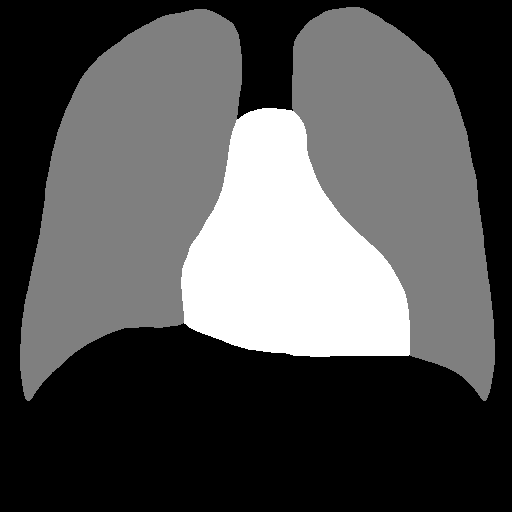
#> input picture data/11KB.png, 512 x 512 px, found by its file name
$ jupyter execute --allow-errors caridiomegaly_demo.ipynb
#> lines starting #> are read from the running program, lines starting #| are printed output that depends on the picture; after the words box and inside, x2 and y2 are one past the last pixel; in counts of white or black regions, pixels touching at a corner belong together
### src/show.py
import matplotlib.pyplot as plt
import numpy as np

def show_together(img1, label1, img2, label2, map='gray'):
    """
    Show two images together with their labels.
    """

    fig, ax = plt.subplots(1, 2, figsize=(10, 5))

    # Display first image
    ax[0].imshow(img1, cmap=map)
    ax[0].set_title(label1)
    ax[0].axis('off')

    # Display second image
    ax[1].imshow(img2, cmap=map)
    ax[1].set_title(label2)
    ax[1].axis('off')

    plt.show()

### src/standard.py
import cv2
import skimage.measure as measure
import numpy as np


## Two longest lines across heart and lungs
def lines_ratio(image):
    l_heart = measure.label(image == 255)
    heart = measure.regionprops(l_heart)

    l_lungs = measure.label(image != 0)
    lungs = measure.regionprops(l_lungs)

    img_with_lines = image.copy()
    img_with_lines = cv2.cvtColor(img_with_lines, cv2.COLOR_GRAY2BGR)

    # find heart line
    if heart:
        length = 0
        longest_heart_coords = None
        for region in heart:
            coords = region.coords
            for row in np.unique(coords[:, 0]):  # Iterate through unique rows
                row_coords = coords[coords[:, 0] == row]  # Get all points in the row
                if len(row_coords) > length:
                    length = len(row_coords)
                    longest_heart_coords = row_coords
    else:
        print("No heart regions found in the image.")

    # find lungs line
    if lungs:
        length = 0
        longest_lungs_coords = None
        for region in lungs:
            coords = region.coords
            for row in np.unique(coords[:, 0]):  # Iterate through unique rows
                row_coords = coords[coords[:, 0] == row]  # Get all points in the row
                if len(row_coords) > length:
                    length = len(row_coords)
                    longest_lungs_coords = row_coords
    else:
        print("No lung regions found in the image.")


    # Draw lines on the image
    for coord in longest_heart_coords:
        img_with_lines[coord[0], coord[1]] = (0,0,255)

    for coord in longest_lungs_coords:
        img_with_lines[coord[0], coord[1]] = (255,0,0)

    return{
        "img": img_with_lines,
        "lungs_line_length": len(longest_lungs_coords),
        "heart_line_length": len(longest_heart_coords),
        "ratio" : round(len(longest_heart_coords) / len(longest_lungs_coords),2)
    }

### src/features.py
from src import centers, heat_map


def distance_map_center(img):
    center = centers.cross_center(img)
    distance_map = heat_map.create_map(img, center)

    return distance_map

# [5 lines left out: function distance_map_line, not called in this run]

### caridiomegaly_demo.ipynb
# Kardiomiopatia Przerostowa

[cell 1]
import cv2
import skimage.io as io
import matplotlib.pyplot as plt
import src.show as show

[cell 2]
positive = io.imread("data\\11KB.png")
#> positive is the input picture: shape (512, 512); min 0, max 255, mean 82.9
negative = io.imread("data\\17MB.png")
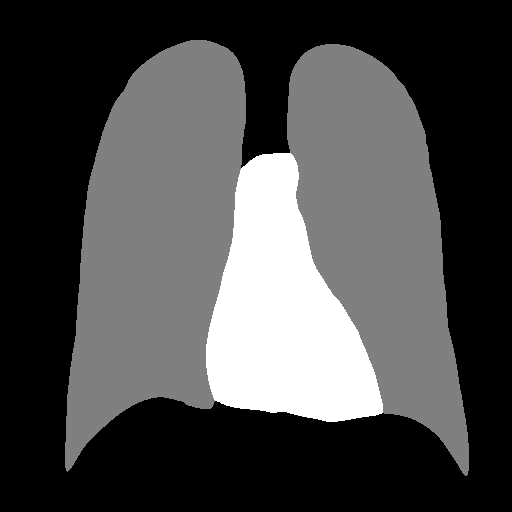
#> input picture data/17MB.png, 512 x 512 px, found by its file name
#> negative is the input picture: shape (512, 512); min 0, max 255, mean 73.8

show.show_together(positive, "Positive Image", negative, "Negative Image")

# Jak wygląda diagnostyka teraz
Standardem diagnostyki kardiomiopatii przerostowej na podstawie CT klatki piersiowej jest pomiar najdłuższej linii serca i płuc. Następnie dzieli się je przez siebie — jeżeli otrzymany wynik jest większy niż 0,5, uznaje się, że pacjent cierpi na kardiomiopatię przerostową (przypadek pozytywny).

[cell 3]
import src.standard as std

[cell 4]
positive_result = std.lines_ratio(positive)
#> in lines_ratio, `l_heart = measure.label(image == 255)`:
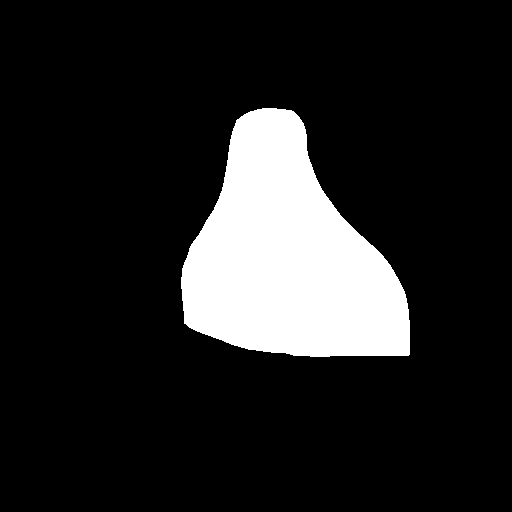
#> l_heart: shape (512, 512) int32; values 0 (black) and 1 (white), 14% white; 1 white region
#> in lines_ratio, `heart = measure.regionprops(l_heart)`: heart = 1 regions; box (x1, y1, x2, y2) and area: (181, 108, 410, 357) 36716
#> in lines_ratio, `l_lungs = measure.label(image != 0)`:
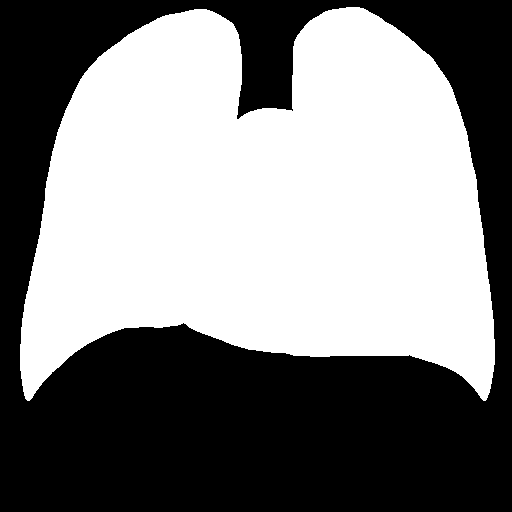
#> l_lungs: shape (512, 512) int32; values 0 (black) and 1 (white), 51.1% white; 1 black region
#> in lines_ratio, `lungs = measure.regionprops(l_lungs)`: lungs = 1 regions; box (x1, y1, x2, y2) and area: (20, 7, 495, 401) 134041
#> the loop in lines_ratio, `for region in heart:` made 1 pass
#> after the loop in lines_ratio, `for region in heart:`: length = 226; longest_heart_coords = 226 pairs, first value 309 to 309, second value 183 to 408
#> the loop in lines_ratio, `for region in lungs:` made 1 pass
#> after the loop in lines_ratio, `for region in lungs:`: length = 472; longest_lungs_coords = 472 pairs, first value 319 to 319, second value 22 to 493
#> the loop in lines_ratio, `for coord in longest_heart_coords:` made 226 passes
#> coord on passes 1 to 3: [309, 183], [309, 184], [309, 185]
#> after the loop in lines_ratio, `for coord in longest_heart_coords:`:
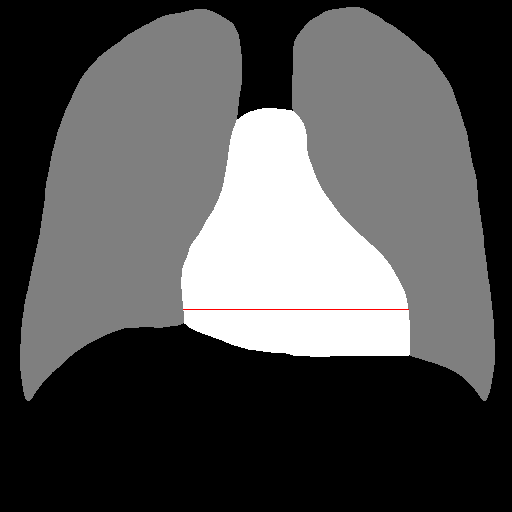
#> img_with_lines: shape (512, 512, 3); 0.09% of pixels changed, all inside (x1, y1, x2, y2) = (183, 309, 409, 310)
#> the loop in lines_ratio, `for coord in longest_lungs_coords:` made 472 passes
#> coord on passes 1 to 3: [319, 22], [319, 23], [319, 24]
#> after the loop in lines_ratio, `for coord in longest_lungs_coords:`:
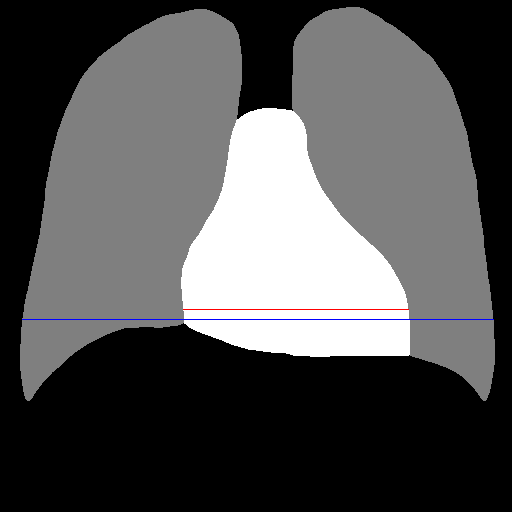
#> img_with_lines: shape (512, 512, 3); 0.18% of pixels changed, all inside (x1, y1, x2, y2) = (22, 319, 494, 320)
#> positive_result = 4 items
negative_result = std.lines_ratio(negative)
#> in lines_ratio (call 2), `l_heart = measure.label(image == 255)`:
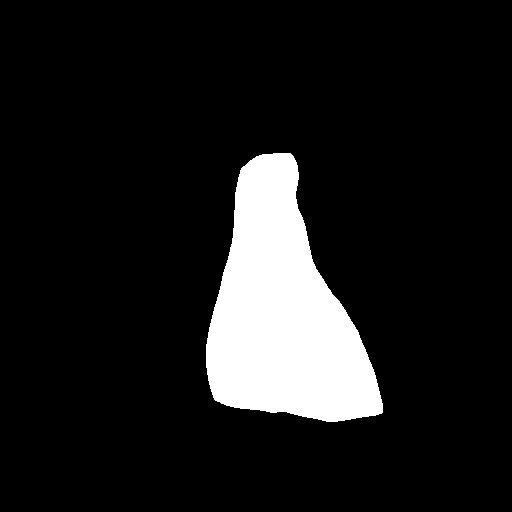
#> l_heart: shape (512, 512) int32; values 0 (black) and 1 (white), 11% white; 1 white region
#> in lines_ratio (call 2), `heart = measure.regionprops(l_heart)`: heart = 1 regions; box (x1, y1, x2, y2) and area: (206, 153, 383, 422) 28890
#> in lines_ratio (call 2), `l_lungs = measure.label(image != 0)`:
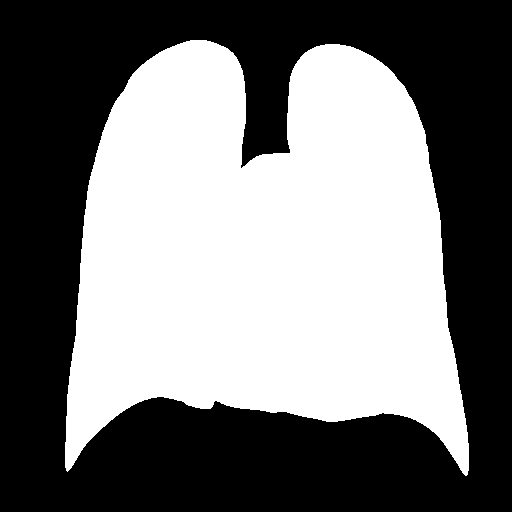
#> l_lungs: shape (512, 512) int32; values 0 (black) and 1 (white), 47% white; 1 white region
#> in lines_ratio (call 2), `lungs = measure.regionprops(l_lungs)`: lungs = 1 regions; box (x1, y1, x2, y2) and area: (65, 40, 469, 476) 123122
#> the loop in lines_ratio (call 2), `for region in heart:` made 1 pass
#> after the loop in lines_ratio (call 2), `for region in heart:`: length = 169; longest_heart_coords = 169 pairs, first value 379 to 379, second value 208 to 376
#> the loop in lines_ratio (call 2), `for region in lungs:` made 1 pass
#> after the loop in lines_ratio (call 2), `for region in lungs:`: length = 395; longest_lungs_coords = 395 pairs, first value 394 to 394, second value 67 to 461
#> the loop in lines_ratio (call 2), `for coord in longest_heart_coords:` made 169 passes
#> coord on passes 1 to 3: [379, 208], [379, 209], [379, 210]
#> after the loop in lines_ratio (call 2), `for coord in longest_heart_coords:`:
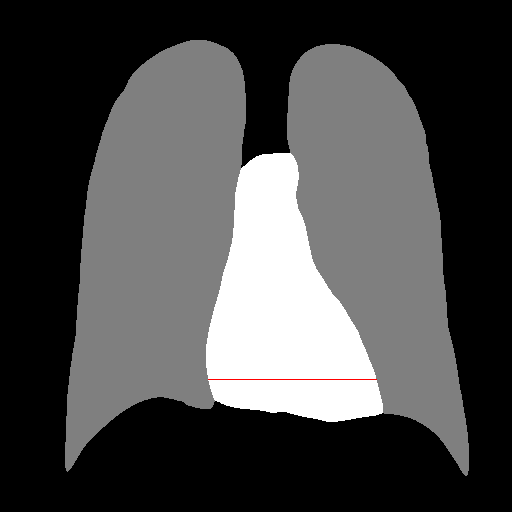
#> img_with_lines: shape (512, 512, 3); 0.06% of pixels changed, all inside (x1, y1, x2, y2) = (208, 379, 377, 380)
#> the loop in lines_ratio (call 2), `for coord in longest_lungs_coords:` made 395 passes
#> coord on passes 1 to 3: [394, 67], [394, 68], [394, 69]
#> after the loop in lines_ratio (call 2), `for coord in longest_lungs_coords:`:
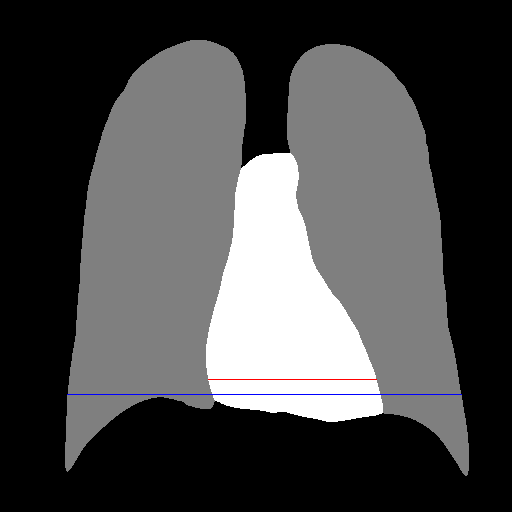
#> img_with_lines: shape (512, 512, 3); 0.15% of pixels changed, all inside (x1, y1, x2, y2) = (67, 394, 462, 395)
#> negative_result = 4 items

show.show_together(positive_result["img"], f"Positive Image ratio = {positive_result['ratio']}",
                   negative_result["img"], f"Negative Image Standardized ratio = {negative_result['ratio']}")

## Skuteczność metody
Na podstawie naszych danych ustaliliśmy, że metoda ta poprawnie rozpoznaje mniej niż 50% przypadków kardiomiopatii przerostowej.

# KN AI MED AGH - czym się właściwie zajmujemy
Naszym celem jest właśnie poprawienie skuteczności diagnostyki, na przykład kardiomiopatii przerostowej. Obecnie zajmujemy się projektem, w którym, z wykorzystaniem klasycznych metod uczenia maszynowego, tworzymy rozwiązanie problemu rozpoznania kardiomiopatii przerostowej ze zdjęć tomografii komputerowej.

W ramach tego projektu każda grupa stara się opracować zbiór cech opisujących serce, które pomogą w treningu modelu.


### Mapy odelgłości pixeli od środka

[cell 5]
import src.features as feat
#> (the rest of this cell did not finish here and is left out)

[cell 6]
import os
import cv2
import numpy as np
import pandas as pd
import matplotlib.pyplot as plt
from scipy.ndimage import gaussian_filter1d


def preprocess_mask(mask_path):
    mask = cv2.imread(mask_path, cv2.IMREAD_GRAYSCALE)
    heart_mask = (mask[:, :, 0] == 255).astype(np.uint8) if len(mask.shape) == 3 else (mask == 255).astype(np.uint8)
    return heart_mask


def get_heart_contour(heart_mask):
    contours, _ = cv2.findContours(heart_mask, cv2.RETR_EXTERNAL, cv2.CHAIN_APPROX_NONE)
    return max(contours, key=cv2.contourArea)


def compute_center_of_mass(mask):
    M = cv2.moments(mask)
    if M["m00"] == 0:
        return mask.shape[1] // 2, mask.shape[0] // 2
    cx = int(M["m10"] / M["m00"])
    cy = int(M["m01"] / M["m00"])
    return cx, cy


def max_left_displacement(contour, center_x, center_y):
    left_points = [pt[0][0] for pt in contour if pt[0][0] < center_x and pt[0][1] > center_y]
    if not left_points:
        return 0
    leftmost = min(left_points)
    return center_x - leftmost


def bottom_asymmetry_ratio(heart_mask, center_x):
    h = heart_mask.shape[0]
    bottom = heart_mask[int(0.75 * h):, :]
    left = np.sum(bottom[:, :center_x])
    right = np.sum(bottom[:, center_x:])
    return left / right if right != 0 else np.nan


def left_edge_curvature(contour, center_x, center_y):
    left_edge = np.array([pt[0] for pt in contour if pt[0][0] < center_x and pt[0][1] > center_y])
    if len(left_edge) < 5:
        return np.nan

    left_edge = left_edge[np.argsort(left_edge[:, 1])]  # sortuj po y (wysokości)
    x = left_edge[:, 0].astype(float)
    y = left_edge[:, 1].astype(float)

    x_smooth = gaussian_filter1d(x, sigma=2)
    dx = np.gradient(x_smooth)
    ddx = np.gradient(dx)

    curvature = np.abs(ddx) / (1 + dx**2)**1.5
    return np.nanmean(curvature)


def analyze_heart_shape(mask_path):
    heart_mask = preprocess_mask(mask_path)
    contour = get_heart_contour(heart_mask)
    center_x, center_y = compute_center_of_mass(heart_mask)

    displacement = max_left_displacement(contour, center_x, center_y)
    bottom_ratio = bottom_asymmetry_ratio(heart_mask, center_x)
    curvature = left_edge_curvature(contour, center_x, center_y)

    return {
        "displacement": displacement,   #Największa pozioma odległość od lewej dolnej krawędzi serca do pionowej linii środka (center_x)
        "bottom_asymmetry_ratio": bottom_ratio, #Stosunek powierzchni lewej dolnej części serca do prawej (tylko dolne 25% obrazu)
        "left_edge_curvature": curvature,   #Średnia krzywizna dolnej lewej krawędzi konturu serca
        "center_x": center_x,   #Współrzędna X środka serca
        "center_y": center_y    #Współrzędna Y środka serca
    }


# [12 lines left out: function batch_analyze, not called in this run]


def visualize_analysis(mask_path, results):
    img = cv2.imread(mask_path)
    heart_mask = preprocess_mask(mask_path)
    contour = get_heart_contour(heart_mask)

    plt.figure(figsize=(6, 6))
    plt.imshow(img, cmap='gray')
    plt.plot(results["center_x"], results["center_y"], 'ro', label="Środek")
    plt.axvline(x=results["center_x"], color='orange', linestyle='--', label="Linia środkowa")
    plt.plot([pt[0][0] for pt in contour], [pt[0][1] for pt in contour], 'b.', markersize=1, label="Kontur")
    plt.title("Analiza kształtu serca")
    plt.legend()
    plt.show()


# Przykład użycia
if __name__ == "__main__":
    folder = "data"
    filenames = ["11KB.png", "17MB.png"]

    for fname in filenames:
        path = os.path.join(folder, fname)
        results = analyze_heart_shape(path)
#> in get_heart_contour, `contours, _ = cv2.findContours(heart_mask, cv2.RETR_EXTERNAL, cv2.CHAI..`: contours = 1 contour; box (x1, y1, x2, y2) and area: (181, 108, 410, 357) 36350
#> in analyze_heart_shape, `contour = get_heart_contour(heart_mask)`: contour = contour of 730 points, box (x1, y1, x2, y2) (181, 108, 410, 357), area 36350
#> in compute_center_of_mass, `M = cv2.moments(mask)`: M = moments, m00 36716, centre m10/m00, m01/m00 = (287.8, 257.6)
#> in compute_center_of_mass, `cx = int(M["m10"] / M["m00"])`: cx = 287
#> in compute_center_of_mass, `cy = int(M["m01"] / M["m00"])`: cy = 257
#> in analyze_heart_shape, `center_x, center_y = compute_center_of_mass(heart_mask)`: center_x = 287; center_y = 257
#> in max_left_displacement, `left_points = [pt[0][0] for pt in contour if pt[0][0] < center_x and p..`: left_points = 168 values, max 286 at index 167, min 181 at index 19, mean 214.8
#> in max_left_displacement, `leftmost = min(left_points)`: leftmost = 181
#> in analyze_heart_shape, `displacement = max_left_displacement(contour, center_x, center_y)`: displacement = 106
#> in bottom_asymmetry_ratio, `left = np.sum(bottom[:, :center_x])`: left = 0
#> in analyze_heart_shape, `bottom_ratio = bottom_asymmetry_ratio(heart_mask, center_x)`: bottom_ratio = nan
#> in left_edge_curvature, `left_edge = np.array([pt[0] for pt in contour if pt[0][0] < center_x a..`: left_edge = 168 pairs, first value 181 to 286, second value 258 to 353
#> in left_edge_curvature, `x = left_edge[:, 0].astype(float)`: x has the same summary as left_points in max_left_displacement
#> in left_edge_curvature, `y = left_edge[:, 1].astype(float)`: y = 168 values from 258 to 353
#> in left_edge_curvature, `x_smooth = gaussian_filter1d(x, sigma=2)`: x_smooth = 168 values, max 281.4 at index 156, min 181 at index 24, mean 214.8
#> in left_edge_curvature, `dx = np.gradient(x_smooth)`: dx = 168 values, max 2.53 at index 151, min -1.52 at index 160, mean 0.557
#> in left_edge_curvature, `ddx = np.gradient(dx)`: ddx = 168 values, max 0.841 at index 163, min -0.654 at index 154, mean 0.0072
#> in left_edge_curvature, `curvature = np.abs(ddx) / (1 + dx**2)**1.5`: curvature = 168 values, max 0.808 at index 163, min 3.18e-15 at index 95, mean 0.0536
#> in analyze_heart_shape, `curvature = left_edge_curvature(contour, center_x, center_y)`: curvature = 0.0536
#> results = {'displacement': 106, 'bottom_asymmetry_ratio': nan, 'left_edge_curvature': 0.0536, 'center_x': 287, 'center_y': 257}

        print(f"\nWyniki dla: {fname}")
        for key, val in results.items():
            print(f"{key}: {val}")
#> this loop made 5 passes
#> (key, val) on passes 1 to 5: ('displacement', 106), ('bottom_asymmetry_ratio', nan), ('left_edge_curvature', 0.0536), ('center_x', 287), ('center_y', 257)
#> (printed output is left out)

        visualize_analysis(path, results)
#> in visualize_analysis, `plt.show()`:
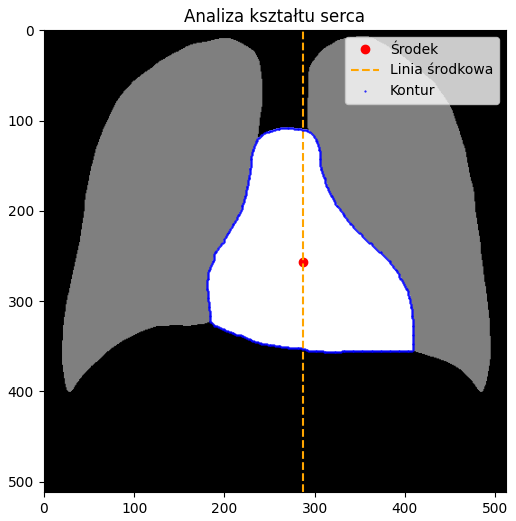
#> figure drawn by matplotlib, 1 panel

[cell 7]
import os
import cv2
import numpy as np
import matplotlib.pyplot as plt
from skimage.graph import route_through_array
from scipy.ndimage import distance_transform_edt

def analyze_heart_center(mask):
    heart_mask = (mask == 255).astype(np.uint8)
    lung_mask = (mask == 128).astype(np.uint8)

    dist_transform = distance_transform_edt(heart_mask)
    max_dist = np.max(dist_transform)
    center_coords = np.unravel_index(np.argmax(dist_transform), dist_transform.shape)
    center_x = center_coords[1]

    start_points = np.argwhere(heart_mask[0, :] > 0)
    end_points = np.argwhere(heart_mask[-1, :] > 0)
    min_path = None
    min_cost = np.inf

    for sp in start_points:
        for ep in end_points:
            start = (0, sp[0])
            end = (heart_mask.shape[0] - 1, ep[0])
            try:
                path, cost = route_through_array(-dist_transform, start, end, fully_connected=True)
                if cost < min_cost:
                    min_cost = cost
                    min_path = path
            except:
                continue

    path = np.array(min_path) if min_path is not None else np.array([])

    heart_columns = np.any(heart_mask, axis=0)
    heart_indices = np.where(heart_columns)[0]
    heart_width = float(np.sum(heart_columns))
    heart_left = heart_indices.min() if heart_indices.size > 0 else 0
    heart_right = heart_indices.max() if heart_indices.size > 0 else 0

    lung_mask_rgb = cv2.inRange(mask, 127, 129)
    lung_points = np.argwhere(lung_mask_rgb > 0)
    if lung_points.size > 0:
        x_coords = lung_points[:, 1]
        lungs_width = float(x_coords.max() - x_coords.min())
        diaphragm_y = int(np.mean(lung_points[:, 0]))
    else:
        lungs_width = 0.0
        diaphragm_y = mask.shape[0] - 1

    left_area = np.sum(heart_mask[:, :center_x])
    right_area = np.sum(heart_mask[:, center_x:])
    side_ratio = left_area / right_area if right_area > 0 else np.nan

    lower_heart = heart_mask[center_coords[0]+int(max_dist):, :]
    left_lower_pixels = np.sum(lower_heart[:, :center_x])
    right_lower_pixels = np.sum(lower_heart[:, center_x:])
    lower_ratio = left_lower_pixels / right_lower_pixels if right_lower_pixels > 0 else np.nan

    return {
        "center_y": center_coords[0],
        "center_x": center_x,
        "radius": max_dist,
        "path": path,
        "heart_width": heart_width,
        "lungs_width": lungs_width,
        "diaphragm_y": diaphragm_y,
        "left_area": left_area,
        "right_area": right_area,
        "side_ratio": side_ratio,
        "left_lower_pixels": left_lower_pixels,
        "right_lower_pixels": right_lower_pixels,
        "lower_ratio": lower_ratio,
        "heart_left": heart_left,
        "heart_right": heart_right
    }

def show_analysis(image_path):
    mask = cv2.imread(image_path, cv2.IMREAD_GRAYSCALE)
    data = analyze_heart_center(mask)

    plt.figure(figsize=(5, 5))
    plt.imshow(mask, cmap='gray')

    if data["path"].size > 0:
        plt.plot(data["path"][:, 1], data["path"][:, 0], 'orange', label="Dijkstra")

    plt.plot(data["center_x"], data["center_y"], 'ro', label="Środek")
    plt.axvline(x=data["center_x"], color='orange', linestyle='-', linewidth=2, label="Linia pionowa")
    plt.gca().add_patch(plt.Circle(
        (data["center_x"], data["center_y"]),
        data["radius"], color='r', fill=False, linestyle='--', label="Koło"
    ))

    lung_mask_rgb = cv2.inRange(mask, 127, 129)
    lung_points = np.argwhere(lung_mask_rgb > 0)
    if lung_points.size > 0:
        x_coords = lung_points[:, 1]
        y_mean = int(np.mean(lung_points[:, 0]))
        x1, x2 = x_coords.min(), x_coords.max()
        plt.plot([x1, x2], [y_mean, y_mean], color='red', linewidth=2, label="Szerokość płuc")

    heart_y = int(data["center_y"] + data["radius"] / 2)
    plt.plot([data["heart_left"], data["heart_right"]], [heart_y, heart_y], color='magenta', linewidth=2, label="Szerokość serca")

    plt.axis('off')
    plt.legend()
    plt.title(os.path.basename(image_path))
    plt.show()

if __name__ == "__main__":
    folder_path = "data"
    filenames = [r"11KB.png", r"17MB.png"]
    for filename in filenames:
        image_path = os.path.join(folder_path, filename)
        if os.path.exists(image_path):
            show_analysis(image_path)
#> (the rest of the program and of its run is left out)
